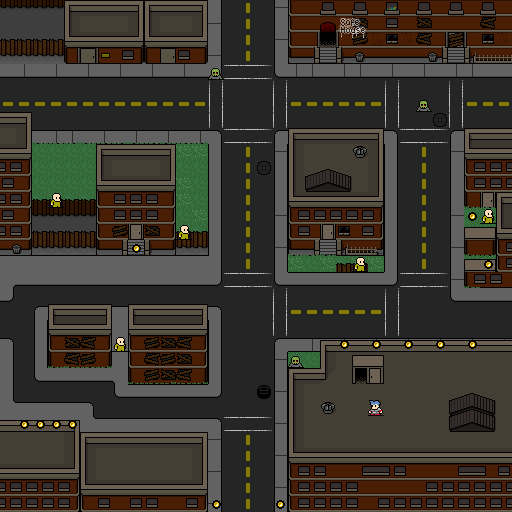

Rendered tile map (Tiled .tmx) drawn with the repository's tilesets; below, a short description and the map source with its tile grids summarised:
An orthogonal 32x32 tile map with 16x16 px tiles, 3 tile layers (bg, fg, placement).

<map version="1.0" orientation="orthogonal" width="32" height="32" tilewidth="16" tileheight="16">
 <properties>
  <property name="safe" value="20,2;" />
  <property name="warp" value="16,24:22,23;" />
 </properties>
 <tileset firstgid="1" name="ztown" tilewidth="16" tileheight="16">
  <image source="ztown.png" trans="ff00ff" width="256" height="295" />
 </tileset>
 <layer name="bg" width="32" height="32">
  <data>[1024 cells, 1024 non-empty, 111 distinct tile ids]</data>
 </layer>
 <layer name="fg" width="32" height="32">
  <data>[1024 cells, 81 non-empty, 20 distinct tile ids]</data>
 </layer>
 <layer name="placement" width="32" height="32">
  <data>[1024 cells, 23 non-empty, 4 distinct tile ids]</data>
 </layer>
</map>
